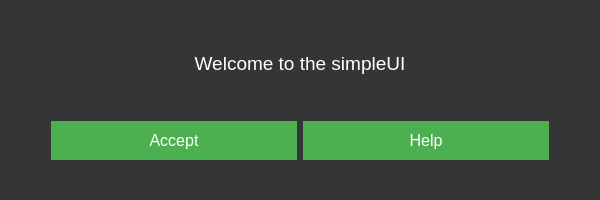
<?xml version="1.0" encoding="UTF-8"?>
<ui version="4.0">
 <class>Form</class>
 <widget class="QWidget" name="Form">
  <property name="geometry">
   <rect>
    <x>0</x>
    <y>0</y>
    <width>600</width>
    <height>200</height>
   </rect>
  </property>
  <property name="minimumSize">
   <size>
    <width>600</width>
    <height>200</height>
   </size>
  </property>
  <property name="maximumSize">
   <size>
    <width>600</width>
    <height>200</height>
   </size>
  </property>
  <property name="windowTitle">
   <string>simpleUI</string>
  </property>
  <property name="styleSheet">
   <string notr="true">background-color: rgb(53, 53, 53);
color: rgb(255, 255, 255);</string>
  </property>
  <layout class="QVBoxLayout" name="verticalLayout" stretch="0,1">
   <item>
    <layout class="QHBoxLayout" name="horizontalLayout_2">
     <item>
      <widget class="QLabel" name="label">
       <property name="minimumSize">
        <size>
         <width>0</width>
         <height>50</height>
        </size>
       </property>
       <property name="maximumSize">
        <size>
         <width>16777215</width>
         <height>50</height>
        </size>
       </property>
       <property name="font">
        <font>
         <pointsize>14</pointsize>
        </font>
       </property>
       <property name="text">
        <string>Welcome to the simpleUI</string>
       </property>
       <property name="alignment">
        <set>Qt::AlignCenter</set>
       </property>
      </widget>
     </item>
    </layout>
   </item>
   <item>
    <layout class="QHBoxLayout" name="horizontalLayout">
     <item>
      <spacer name="horizontalSpacer">
       <property name="orientation">
        <enum>Qt::Horizontal</enum>
       </property>
       <property name="sizeType">
        <enum>QSizePolicy::Fixed</enum>
       </property>
       <property name="sizeHint" stdset="0">
        <size>
         <width>40</width>
         <height>20</height>
        </size>
       </property>
      </spacer>
     </item>
     <item>
      <widget class="QPushButton" name="btnAccept">
       <property name="styleSheet">
        <string notr="true">QPushButton {
    padding: 10px 20px;
    border: none;
    border-radius: 50px;
    background-color: #4CAF50;
    color: white;
    font-size: 16px;
    transition: background-color1s ease;
}

QPushButton:hover {
    background-color: #45a049;
}
</string>
       </property>
       <property name="text">
        <string>Accept</string>
       </property>
      </widget>
     </item>
     <item>
      <widget class="QPushButton" name="btnHelp">
       <property name="styleSheet">
        <string notr="true">QPushButton {
    padding: 10px 20px;
    border: none;
    border-radius: 50px;
    background-color: #4CAF50;
    color: white;
    font-size: 16px;
    transition: background-color1s ease;
}

QPushButton:hover {
    background-color: #45a049;
}
</string>
       </property>
       <property name="text">
        <string>Help</string>
       </property>
      </widget>
     </item>
     <item>
      <spacer name="horizontalSpacer_2">
       <property name="orientation">
        <enum>Qt::Horizontal</enum>
       </property>
       <property name="sizeType">
        <enum>QSizePolicy::Fixed</enum>
       </property>
       <property name="sizeHint" stdset="0">
        <size>
         <width>40</width>
         <height>20</height>
        </size>
       </property>
      </spacer>
     </item>
    </layout>
   </item>
  </layout>
 </widget>
 <resources/>
 <connections/>
</ui>
